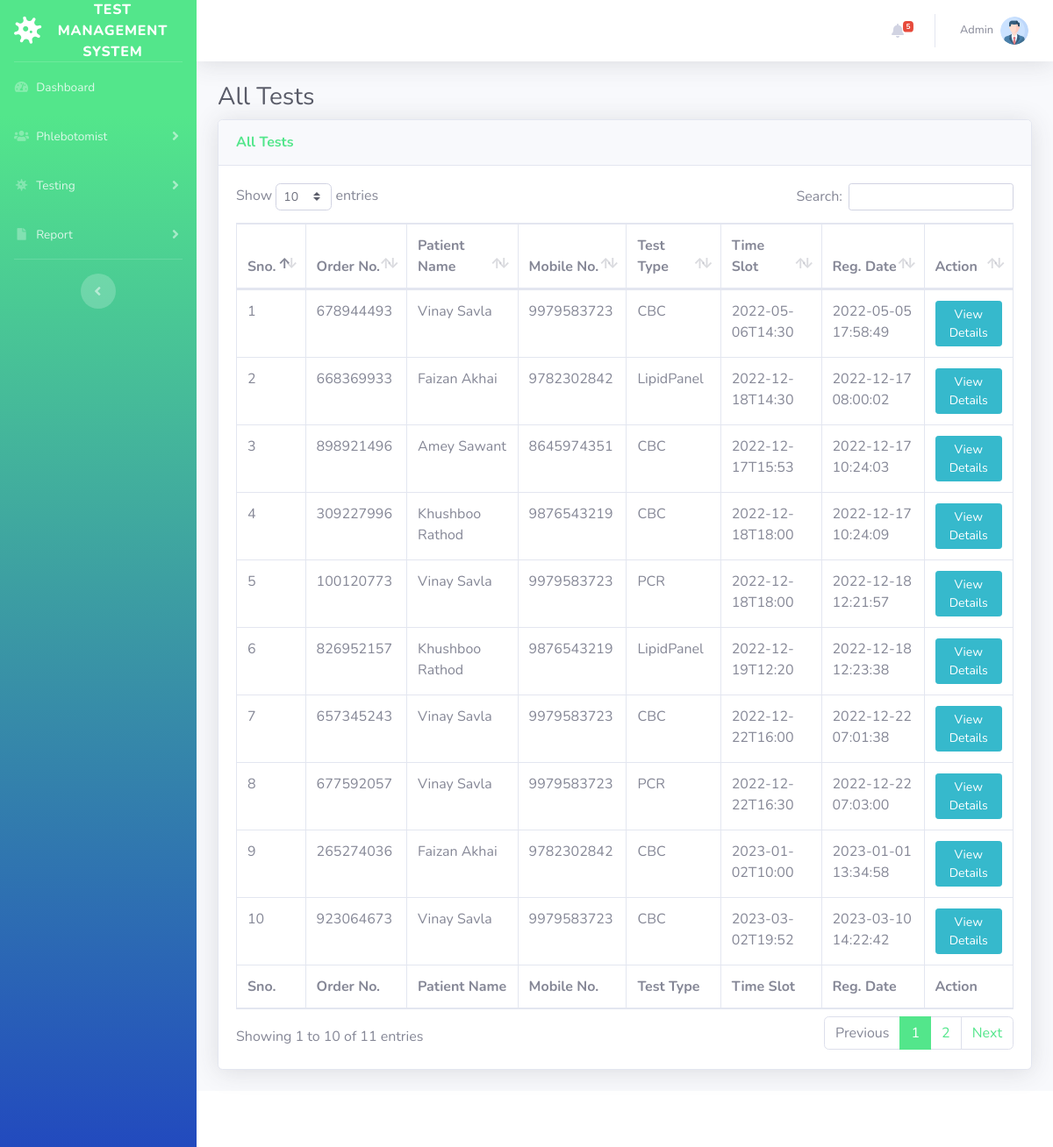
The app's page /all-test.php (signed in), older data.
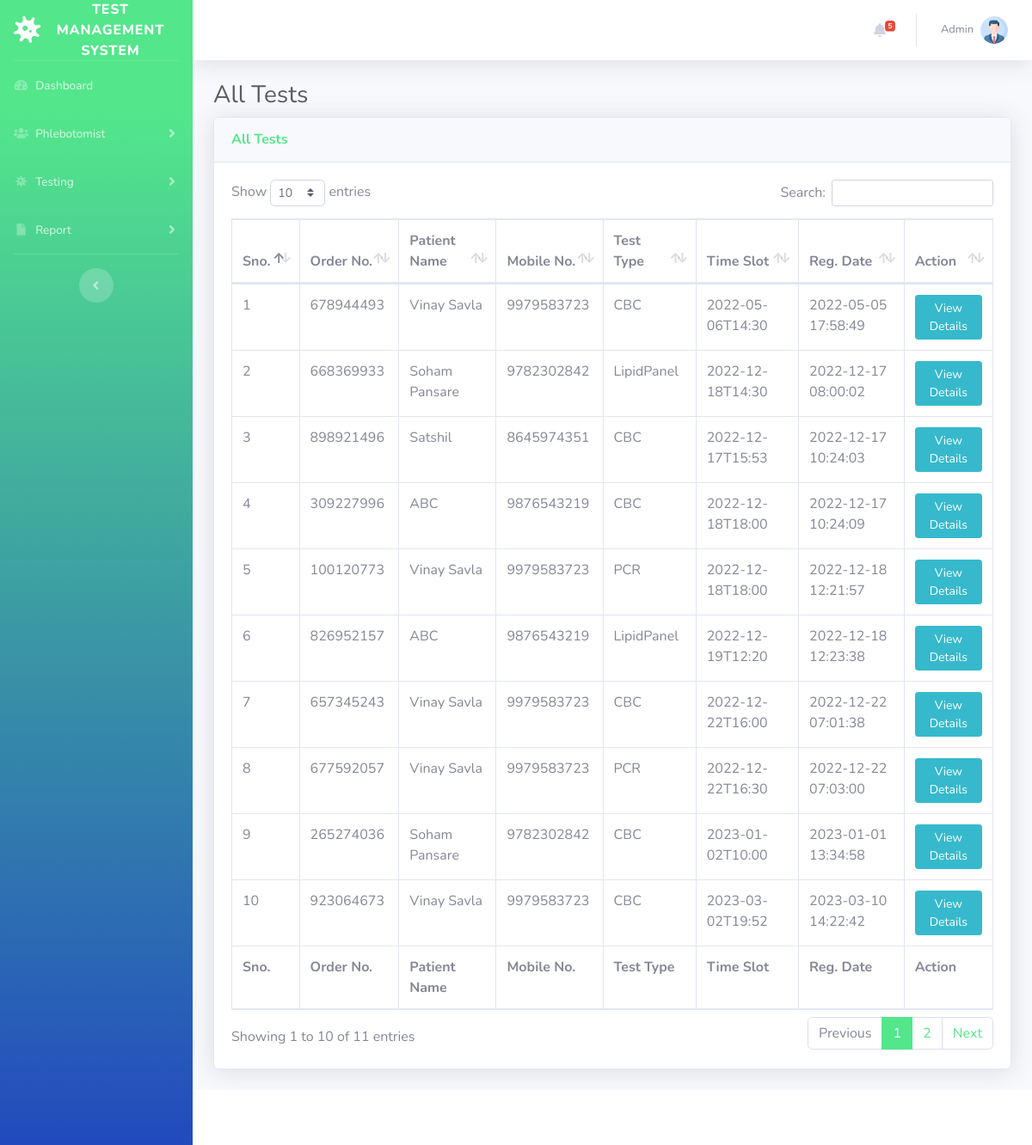
The same page, newer data.
### tables this page shows
CREATE TABLE `tbltestrecord` (
  `id` int(11) NOT NULL,
  `OrderNumber` bigint(20) DEFAULT NULL,
  `PatientMobileNumber` bigint(20) DEFAULT NULL,
  `TestType` varchar(100) DEFAULT NULL,
  `TestTimeSlot` varchar(120) DEFAULT NULL,
  `ReportStatus` varchar(100) DEFAULT NULL,
  `FinalReport` varchar(150) DEFAULT NULL,
  `ReportUploadTime` varchar(200) DEFAULT NULL,
  `RegistrationDate` timestamp NULL DEFAULT current_timestamp(),
  `AssignedtoEmpId` varchar(150) DEFAULT NULL,
  `AssigntoName` varchar(180) DEFAULT NULL,
  `AssignedTime` varchar(100) DEFAULT NULL
);

CREATE TABLE `tblpatients` (
  `id` int(11) NOT NULL,
  `FullName` varchar(120) DEFAULT NULL,
  `MobileNumber` bigint(20) DEFAULT NULL,
  `DateOfBirth` date DEFAULT NULL,
  `GovtIssuedId` varchar(150) DEFAULT NULL,
  `GovtIssuedIdNo` varchar(150) DEFAULT NULL,
  `FullAddress` varchar(255) DEFAULT NULL,
  `State` varchar(200) DEFAULT NULL,
  `RegistrationDate` timestamp NOT NULL DEFAULT current_timestamp()
);

### all-test.php (the view, shortened to what this page needs)
<?php session_start();
include_once('includes/config.php');
if (strlen($_SESSION['aid']==0)) {
  header('location:logout.php');
  } else{
?>
<!DOCTYPE html>
<html lang="en">
<head>
    <link href="vendor/fontawesome-free/css/all.min.css" rel="stylesheet" type="text/css">
    <link href="css/sb-admin-2.min.css" rel="stylesheet">
    <link href="vendor/datatables/dataTables.bootstrap4.min.css" rel="stylesheet">
</head>
<body id="page-top">
    <div id="wrapper">
  <?php include_once('includes/sidebar.php');?>
        <div id="content-wrapper" class="d-flex flex-column">
            <div id="content">
<?php include_once('includes/topbar.php');?>
                <div class="container-fluid">
                    <h1 class="h3 mb-2 text-gray-800">All Tests</h1>
                    <div class="card shadow mb-4">
                        <div class="card-header py-3">
                            <h6 class="m-0 font-weight-bold text-primary">All Tests</h6>
                        </div>
                        <div class="card-body">
                            <div class="table-responsive">
                                <form name="assignto" method="post">
                    <table class="table table-bordered" id="dataTable" width="100%" cellspacing="0">
                                    <thead>
                                        <tr>
                                            <th>Sno.</th>
                                            <th>Order No.</th>
                                            <th>Patient Name</th>
                                            <th>Mobile No.</th>
                                            <th>Test Type</th>
                                            <th>Time Slot</th>
                                            <th>Reg. Date</th>
                                            <th>Action</th>
                                        </tr>
                                    </thead>
                                      <tfoot>
                                            <tr>
                                            <th>Sno.</th>
                                            <th>Order No.</th>
                                            <th>Patient Name</th>
                                            <th>Mobile No.</th>
                                            <th>Test Type</th>
                                            <th>Time Slot</th>
                                            <th>Reg. Date</th>
                                            <th>Action</th>
                                        </tr>
                                    </tfoot>
                                    <tbody>
<?php $query=mysqli_query($con,"select tbltestrecord.OrderNumber,tblpatients.FullName,tblpatients.MobileNumber,tbltestrecord.TestType,tbltestrecord.TestTimeSlot,tbltestrecord.RegistrationDate,tbltestrecord.id as testid from tbltestrecord
join tblpatients on tblpatients.MobileNumber=tbltestrecord.PatientMobileNumber
    ");
$cnt=1;
while($row=mysqli_fetch_array($query)){
?>
                                        <tr>
                                            <td><?php echo $cnt;?></td>
                                            <td><?php echo $row['OrderNumber'];?></td>
                                            <td><?php echo $row['FullName'];?></td>
                                            <td><?php echo $row['MobileNumber'];?></td>
                                            <td><?php echo $row['TestType'];?></td>
                                            <td><?php echo $row['TestTimeSlot'];?></td>
                                             <td><?php echo $row['RegistrationDate'];?></td>
                                            <td>
                                <a href="test-details.php?tid=<?php echo $row['testid'];?>&&oid=<?php echo $row['OrderNumber'];?>" class="btn btn-info btn-sm">View Details</a>
                            </td>
                                        </tr>
<?php $cnt++;} ?>
                                    </tbody>
                                </table>
                                     </form>
                            </div>
                        </div>
                    </div>
                </div>
            </div>
    <?php include_once('includes/footer.php');?>
        </div>
    </div>
</body>
</html>
<?php } ?>

Row changes from the older to the newer data that the page shows:
changed tbltestrecord (number 2 of 10 on the later page): tblpatients.FullName "Faizan Akhai" → "Soham Pansare"
changed tbltestrecord: tblpatients.FullName "Amey Sawant" → "Satshil"
changed tbltestrecord (number 4 of 10 on the later page): tblpatients.FullName "Khushboo Rathod" → "ABC"
changed through a linked row, tbltestrecord (number 6 of 10 on the later page): tblpatients.FullName "Khushboo Rathod" → "ABC"
changed through a linked row, tbltestrecord (number 9 of 10 on the later page): tblpatients.FullName "Faizan Akhai" → "Soham Pansare"
